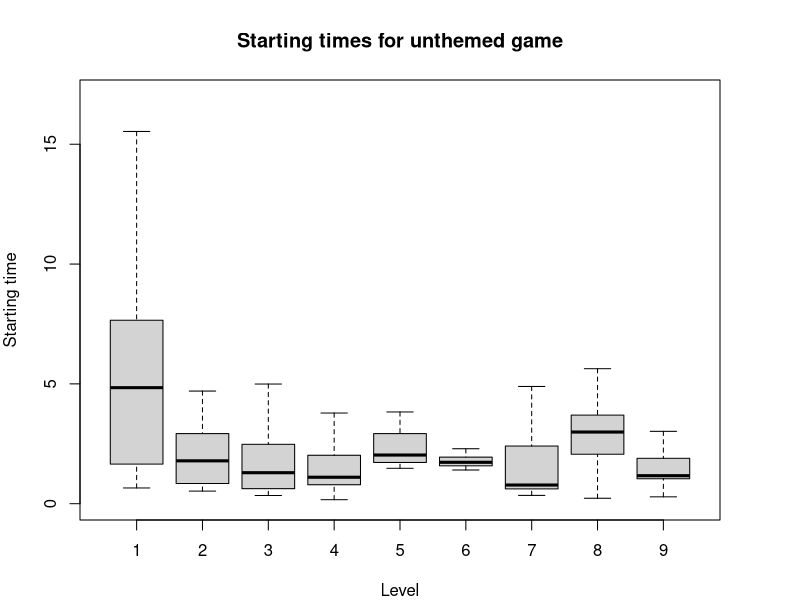

This chart was generated by the following R code:
database <- read.csv("database.csv")
themeData <- database[database$theme == 1 & database$won == 1, ]
noThemeData <- database[database$theme == 0 & database$won == 1, ]

par(mfrow = c(1, 1)) # definieer een layout met 1 rij en 2 cols
par(mar = c(4, 4, 4, 4)) # definieer de breedte van de marges
lmts <- range(0,17)
# boxplot(startTime ~ level,
#         data = themeData,
#         outline = FALSE,
#         main = "Starting times for themed game",
#         ylim=lmts,
#         xlab = "Level",
#         ylab = "Starting time")
boxplot(startTime ~ level,
        data = noThemeData,
        outline = FALSE,
        main = "Starting times for unthemed game",
        ylim=lmts,
        xlab = "Level",
        ylab = "Starting time")